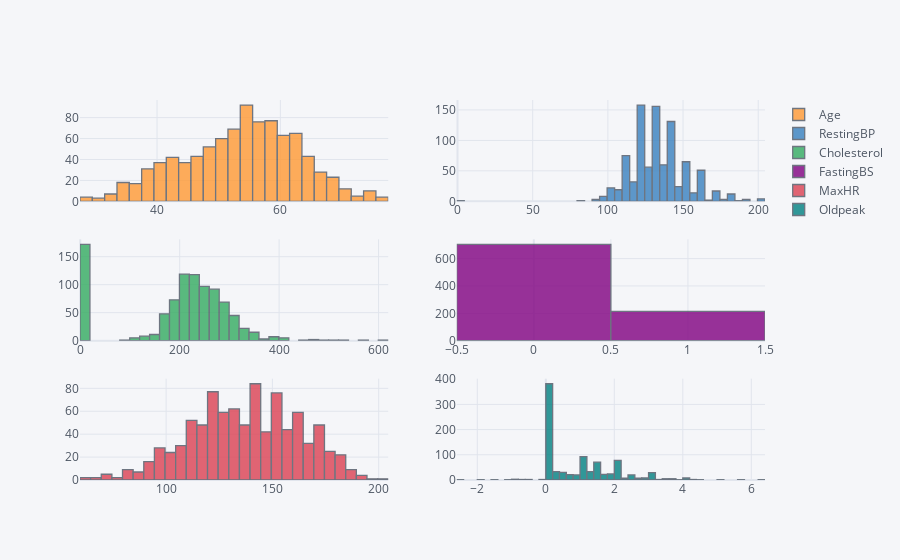

Notebook cell for this chart:
### Code cell
df[numeric_col].iplot(kind='histogram',subplots=True)

### Figure 1 — Plotly figure (JSON) as saved in the notebook; plotly's stock layout.template omitted (floating-point values rounded to 4 significant figures; data arrays with more than 128 entries replaced by an {"elided": "..."} marker saying what was removed)
{"data": [{"histfunc": "count", "histnorm": "", "marker": {"color": "rgba(255, 153, 51, 1.0)", "line": {"color": "#4D5663", "width": 1.3}}, "name": "Age", "opacity": 0.8, "orientation": "v", "type": "histogram", "x": {"elided": "918 int values"}, "xaxis": "x", "yaxis": "y"}, {"histfunc": "count", "histnorm": "", "marker": {"color": "rgba(55, 128, 191, 1.0)", "line": {"color": "#4D5663", "width": 1.3}}, "name": "RestingBP", "opacity": 0.8, "orientation": "v", "type": "histogram", "x": {"elided": "918 int values"}, "xaxis": "x2", "yaxis": "y2"}, {"histfunc": "count", "histnorm": "", "marker": {"color": "rgba(50, 171, 96, 1.0)", "line": {"color": "#4D5663", "width": 1.3}}, "name": "Cholesterol", "opacity": 0.8, "orientation": "v", "type": "histogram", "x": {"elided": "918 int values"}, "xaxis": "x3", "yaxis": "y3"}, {"histfunc": "count", "histnorm": "", "marker": {"color": "rgba(128, 0, 128, 1.0)", "line": {"color": "#4D5663", "width": 1.3}}, "name": "FastingBS", "opacity": 0.8, "orientation": "v", "type": "histogram", "x": {"elided": "918 int values"}, "xaxis": "x4", "yaxis": "y4"}, {"histfunc": "count", "histnorm": "", "marker": {"color": "rgba(219, 64, 82, 1.0)", "line": {"color": "#4D5663", "width": 1.3}}, "name": "MaxHR", "opacity": 0.8, "orientation": "v", "type": "histogram", "x": {"elided": "918 int values"}, "xaxis": "x5", "yaxis": "y5"}, {"histfunc": "count", "histnorm": "", "marker": {"color": "rgba(0, 128, 128, 1.0)", "line": {"color": "#4D5663", "width": 1.3}}, "name": "Oldpeak", "opacity": 0.8, "orientation": "v", "type": "histogram", "x": {"elided": "918 float values"}, "xaxis": "x6", "yaxis": "y6"}], "layout": {"barmode": "overlay", "legend": {"bgcolor": "#F5F6F9", "font": {"color": "#4D5663"}}, "paper_bgcolor": "#F5F6F9", "plot_bgcolor": "#F5F6F9", "title": {"font": {"color": "#4D5663"}}, "xaxis": {"anchor": "y", "domain": [0, 0.45], "gridcolor": "#E1E5ED", "showgrid": true, "tickfont": {"color": "#4D5663"}, "title": {"font": {"color": "#4D5663"}, "text": ""}, "zerolinecolor": "#E1E5ED"}, "xaxis2": {"anchor": "y2", "domain": [0.55, 1], "gridcolor": "#E1E5ED", "showgrid": true, "tickfont": {"color": "#4D5663"}, "title": {"font": {"color": "#4D5663"}, "text": ""}, "zerolinecolor": "#E1E5ED"}, "xaxis3": {"anchor": "y3", "domain": [0, 0.45], "gridcolor": "#E1E5ED", "showgrid": true, "tickfont": {"color": "#4D5663"}, "title": {"font": {"color": "#4D5663"}, "text": ""}, "zerolinecolor": "#E1E5ED"}, "xaxis4": {"anchor": "y4", "domain": [0.55, 1], "gridcolor": "#E1E5ED", "showgrid": true, "tickfont": {"color": "#4D5663"}, "title": {"font": {"color": "#4D5663"}, "text": ""}, "zerolinecolor": "#E1E5ED"}, "xaxis5": {"anchor": "y5", "domain": [0, 0.45], "gridcolor": "#E1E5ED", "showgrid": true, "tickfont": {"color": "#4D5663"}, "title": {"font": {"color": "#4D5663"}, "text": ""}, "zerolinecolor": "#E1E5ED"}, "xaxis6": {"anchor": "y6", "domain": [0.55, 1], "gridcolor": "#E1E5ED", "showgrid": true, "tickfont": {"color": "#4D5663"}, "title": {"font": {"color": "#4D5663"}, "text": ""}, "zerolinecolor": "#E1E5ED"}, "yaxis": {"anchor": "x", "domain": [0.7333, 1], "gridcolor": "#E1E5ED", "showgrid": true, "tickfont": {"color": "#4D5663"}, "title": {"font": {"color": "#4D5663"}, "text": ""}, "zerolinecolor": "#E1E5ED"}, "yaxis2": {"anchor": "x2", "domain": [0.7333, 1], "gridcolor": "#E1E5ED", "showgrid": true, "tickfont": {"color": "#4D5663"}, "title": {"font": {"color": "#4D5663"}, "text": ""}, "zerolinecolor": "#E1E5ED"}, "yaxis3": {"anchor": "x3", "domain": [0.3667, 0.6333], "gridcolor": "#E1E5ED", "showgrid": true, "tickfont": {"color": "#4D5663"}, "title": {"font": {"color": "#4D5663"}, "text": ""}, "zerolinecolor": "#E1E5ED"}, "yaxis4": {"anchor": "x4", "domain": [0.3667, 0.6333], "gridcolor": "#E1E5ED", "showgrid": true, "tickfont": {"color": "#4D5663"}, "title": {"font": {"color": "#4D5663"}, "text": ""}, "zerolinecolor": "#E1E5ED"}, "yaxis5": {"anchor": "x5", "domain": [0, 0.2667], "gridcolor": "#E1E5ED", "showgrid": true, "tickfont": {"color": "#4D5663"}, "title": {"font": {"color": "#4D5663"}, "text": ""}, "zerolinecolor": "#E1E5ED"}, "yaxis6": {"anchor": "x6", "domain": [0, 0.2667], "gridcolor": "#E1E5ED", "showgrid": true, "tickfont": {"color": "#4D5663"}, "title": {"font": {"color": "#4D5663"}, "text": ""}, "zerolinecolor": "#E1E5ED"}}}
